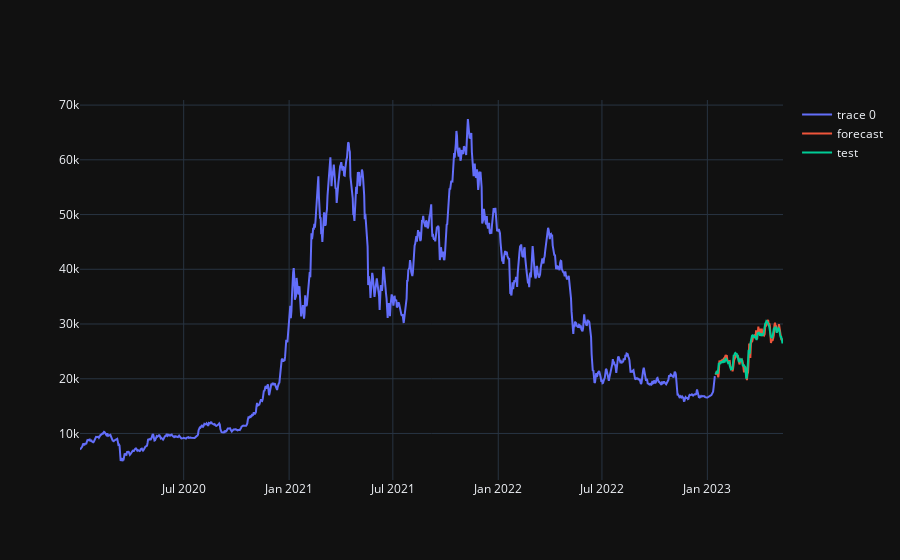

Notebook source saved alongside this figure:
### Code cell
forecast_lgbt = my_lgbm(ts.copy(), TRAIN_SIZE)
# show_forecast_test_plot(time, train.target_value, forecast_lgbt, test_values)
show_forecast_test_plot(time, train.target_value, forecast_lgbt, test_values)
